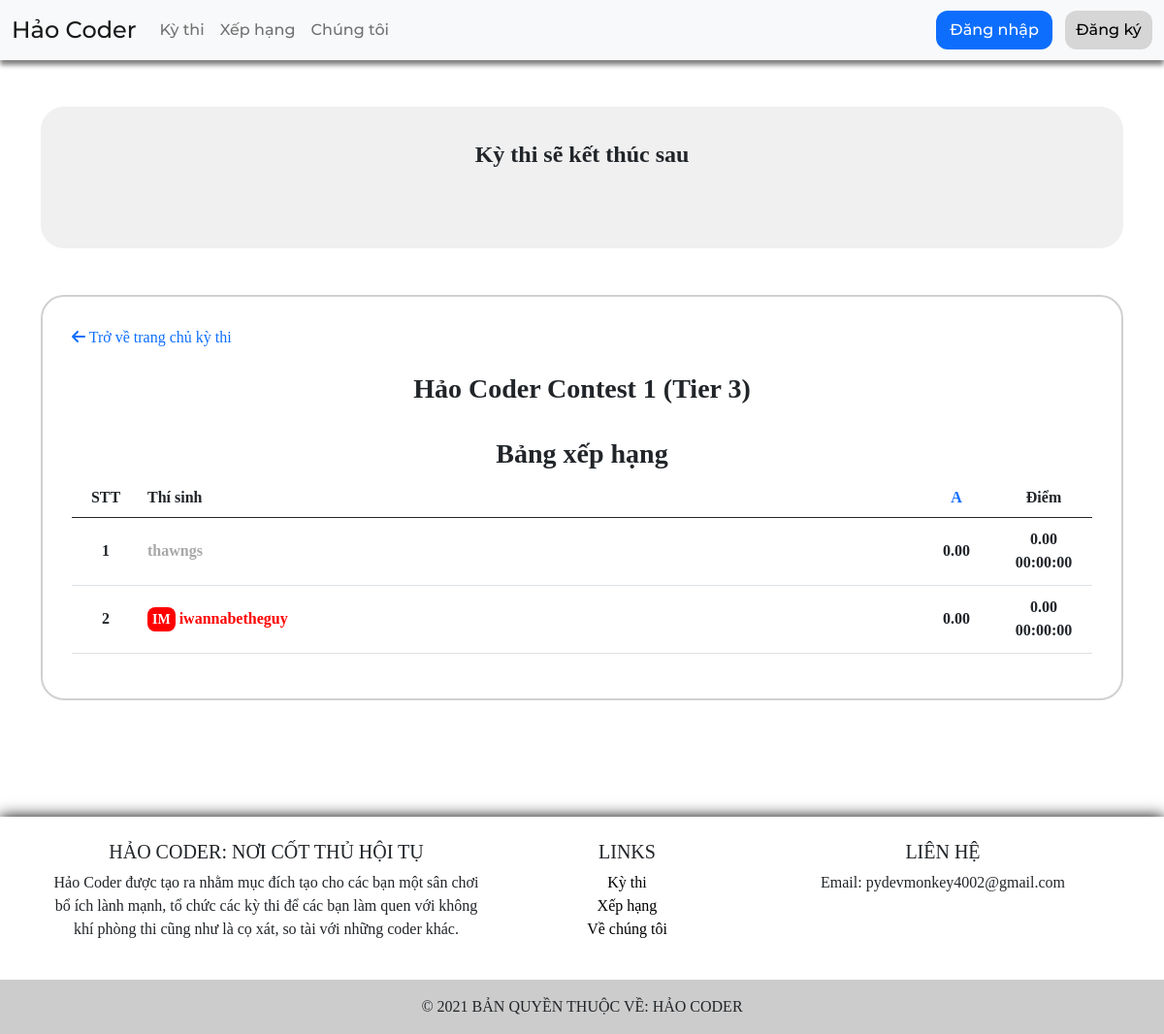
Page /contest/haocoder1_t3/leaderboard/ on the earlier database version.
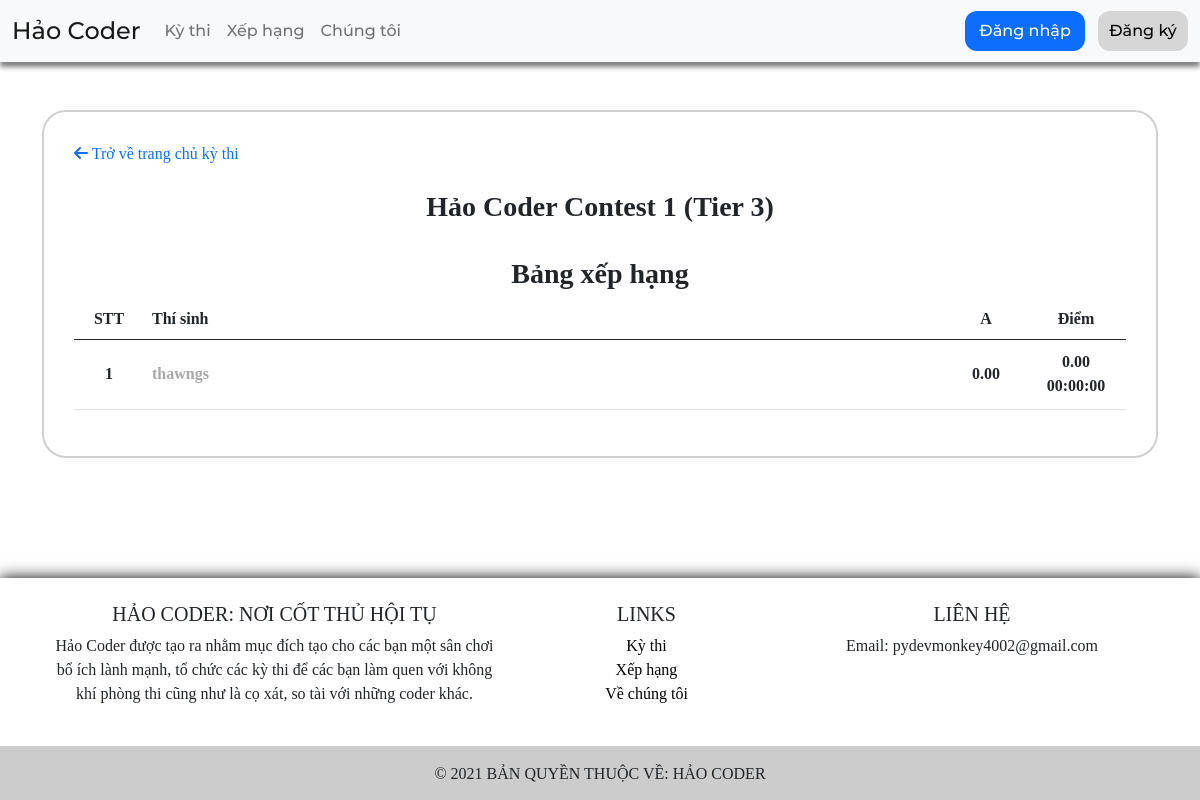
Same page on the later database version.
### contest/models.py (models this page shows, shortened)
class Problem(models.Model):
	profile = models.ForeignKey(Profile, on_delete=models.CASCADE)
	contest = models.ForeignKey(Contest, on_delete=models.CASCADE)
	contest_problem_id = models.CharField(default='A', max_length=1)
	problem_id = models.CharField(default='', max_length=50)
	problem_title = models.CharField(default='', max_length=100)
	problem_description = MartorField(default='')
	problem_sample_in = models.TextField(default='')
	problem_sample_out = models.TextField(default='')
	problem_hidden_in = models.TextField(default='')
	problem_hidden_out = models.TextField(default='')
	problem_time_limit = models.DecimalField(default=1.000, max_digits=5, decimal_places=3)
	problem_memory_limit = models.IntegerField(default=65536)
	problem_score = models.DecimalField(default=100.0, max_digits=6, decimal_places=2)
	publish_date = models.DateTimeField(auto_now_add=True, blank=True)
	problem_accepted = models.IntegerField(default=0)
	problem_wrongans = models.IntegerField(default=0)

class Leaderboard(models.Model):
	profile = models.ForeignKey(Profile, on_delete=models.CASCADE)
	contest = models.ForeignKey(Contest, on_delete=models.CASCADE)
	ranking = models.IntegerField(default=1)
	scoring = models.CharField(default='0', blank=True, max_length=300)
	total_score = models.DecimalField(default=0.0, max_digits=10, decimal_places=2)
	total_time = models.CharField(default='00:00:00', max_length=50)

### home/models.py (models this page shows)
class Profile(models.Model):
	id = models.AutoField(primary_key=True)
	user = models.ForeignKey(User, on_delete=models.CASCADE)
	win = models.IntegerField(default=0)
	ratings = models.DecimalField(default=0.00, max_digits=6, decimal_places=2)
	highest_ratings = models.DecimalField(default=0.00, max_digits=6, decimal_places=2)
	role = models.CharField(max_length=100, default='Class H')
	highest_role = models.CharField(max_length=100, default='Class H')
	color = models.CharField(max_length=7, default='gray')
	highest_color = models.CharField(max_length=7, default='gray')
	def __str__(self):
		return self.user.username

### contest/views.py (the view)
# urls.py: path('contest/<str:id>/leaderboard/', views.contest_leaderboard_page, name='contest leaderboard page'),
def contest_leaderboard_page(req, id):
	contest = Contest.objects.filter(contest_id=id)
	if contest.exists() and req.method == "GET":
		contest = contest[0]
		lb = Leaderboard.objects.filter(contest=contest)
		code = {
			"Grandmaster": "GM",
			'International Master': "IM",
			'National Master': "NM",
			"Master": "M",
			"Candidate Master": "CM"
		}
		problem = Problem.objects.filter(contest=contest).order_by('contest_problem_id')
		return render(req, 'pages/contest/contest_leaderboard.html', {"leaderboard": lb, "contest": contest, "role_code": code, "problem": problem})
	raise Http404

### templates/pages/contest/contest_leaderboard.html (shortened to what this page needs)
{% extends 'pages/base.html' %}
{% block content %}
{% load static %}
{% load martortags %}
<link rel="stylesheet" type="text/css" href="{% static 'css/hcbadge.css' %}">
<link rel="stylesheet" type="text/css" href="{% static 'css/hccolor.css' %}">
<link rel="stylesheet" type="text/css" href="{% static 'css/hcbox.css' %}">
<div class="container">
	<div class="row justify-content-lg-center">
		<div class="col-12">
			{% if contest.contest_status == "RUNNING" %}
			<div style="border: 1px solid #f0f0f0; border-radius: 24px; padding: 30px; background-color: #f0f0f0; text-align: center; vertical-align: middle;">
				<label style="font-weight: bold; font-size: 24px;">Kỳ thi sẽ kết thúc sau</label><br><br>
			</div>
			<br><br>
			{% endif %}
			<div style="border: 2px solid #d0d0d0; border-radius: 24px; padding: 30px; background-color: white;">
				<div>
					<span style="color: #006eff;">
						<a href="/contest/{{ contest.contest_id }}/" style="text-decoration: none;">
							<i class="fas fa-arrow-left"></i>
							 Trở về trang chủ kỳ thi
						</a>
					</span>
				</div>
				<br>
				<h3 style="font-weight: bold; text-align: center;">
					{{ contest.contest_title }}
					<br><br>
					Bảng xếp hạng
				</h3>
				{% if contest and leaderboard %}
				<div class="table-responsive">
					<table class="table">
						<thead>
							<tr>
								<th scope="col" style="text-align: center; width: 70px;">STT</th>
								<th scope="col">Thí sinh</th>
								{% for p in problem %}
								{% if contest.contest_status == "SCHEDULE" %}
								<th scope="col" style="text-align: center; width: 80px;">{{ p.contest_problem_id }}</th>
								{% else %}
								<th scope="col" style="text-align: center; width: 80px;"><a href="/contest/{{ contest.contest_id }}/problem/{{ p.problem_id }}/" style="text-decoration: none;">{{ p.contest_problem_id }}</a></th>
								{% endif %}
								{% endfor %}
								<th scope="col" style="text-align: center; width: 100px;">Điểm</th>
							</tr>
						</thead>
						<tbody>
							{% for brow in leaderboard %}
							<tr style="font-weight: bold; height: 70px;" class="hc-raised-tb-row">
								<td scope="row" style="text-align: center; vertical-align: middle;">{{ forloop.counter }}</td>
								<td scope="row" style="vertical-align: middle; font-weight: bold; color: {{ brow.profile.color }};">
								<a href="/profile/{{ brow.profile }}/" style="text-decoration: none;">
									{% for k, v in role_code.items %}
									{% if brow.profile.role == k %}
									<span class="hc-badge" style="font-size: 14px; background-color: {{ brow.profile.color }};">{{ v }}</span>
									{% endif %}
									{% endfor %}
									<span style="color: {{ brow.profile.color }};">{{ brow.profile }}</span>
								</a>
								</td>
								{% for p in problem %}
								<td scope="row" style="text-align: center; vertical-align: middle;">0.00</td>
								{% endfor %}
								<td scope="row" style="text-align: center; vertical-align: middle;">{{ brow.total_score }}<br>{{ brow.total_time }}</td>
							</tr>
							{% endfor %}
						</tbody>
					</table>
				</div>
				{% else %}
				<br>
				<div class="table-responsive" style="text-align: center; font-style: italic;">
					Hiện tại kỳ thi chưa có thí sinh nào.
				</div>
				{% endif %}
			</div>
		</div>
	</div>
</div>
{% endblock %}

Differences in the rows shown:
removed Leaderboard: role_code "IM", profile "iwannabetheguy", total_score "0.00", total_time "00:00:00"
changed Contest "Hảo Coder Contest 1 (Tier 3)": contest_status "RUNNING" → "SCHEDULE" (drawn)
Other differences:
text no longer shown: "Kỳ thi sẽ kết thúc sau"
